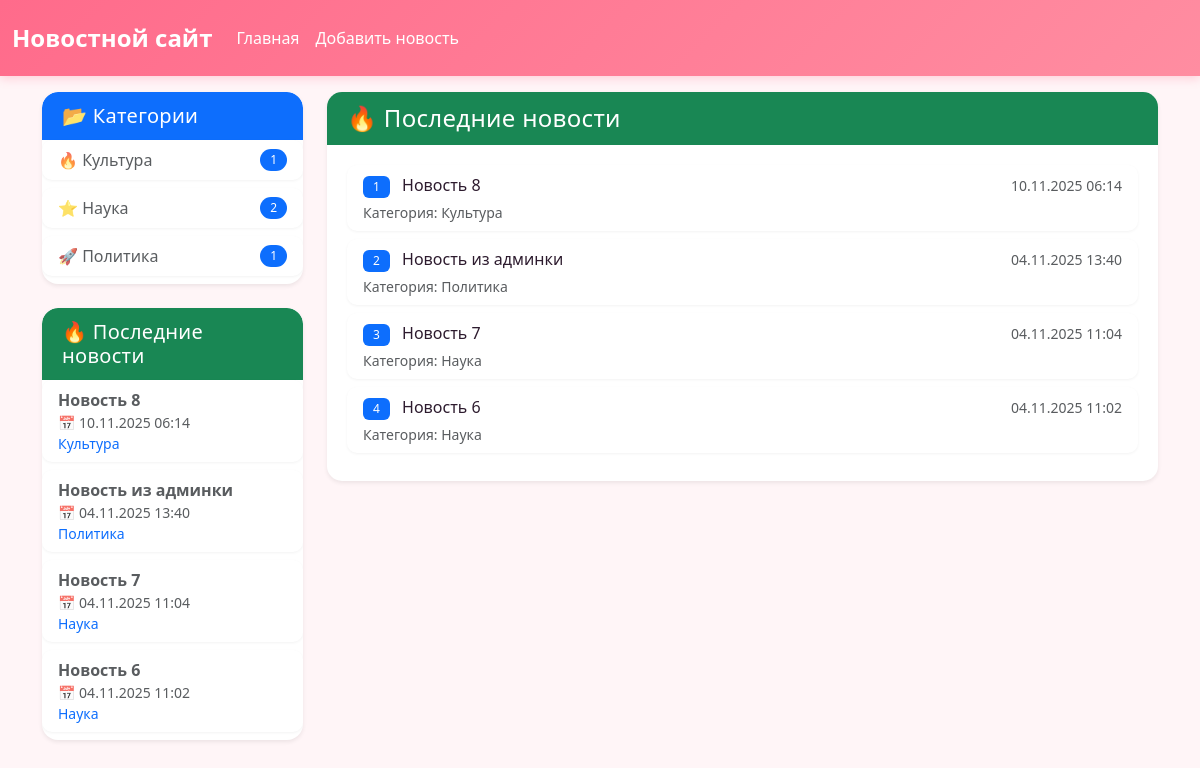
The app's page /last/, older data.
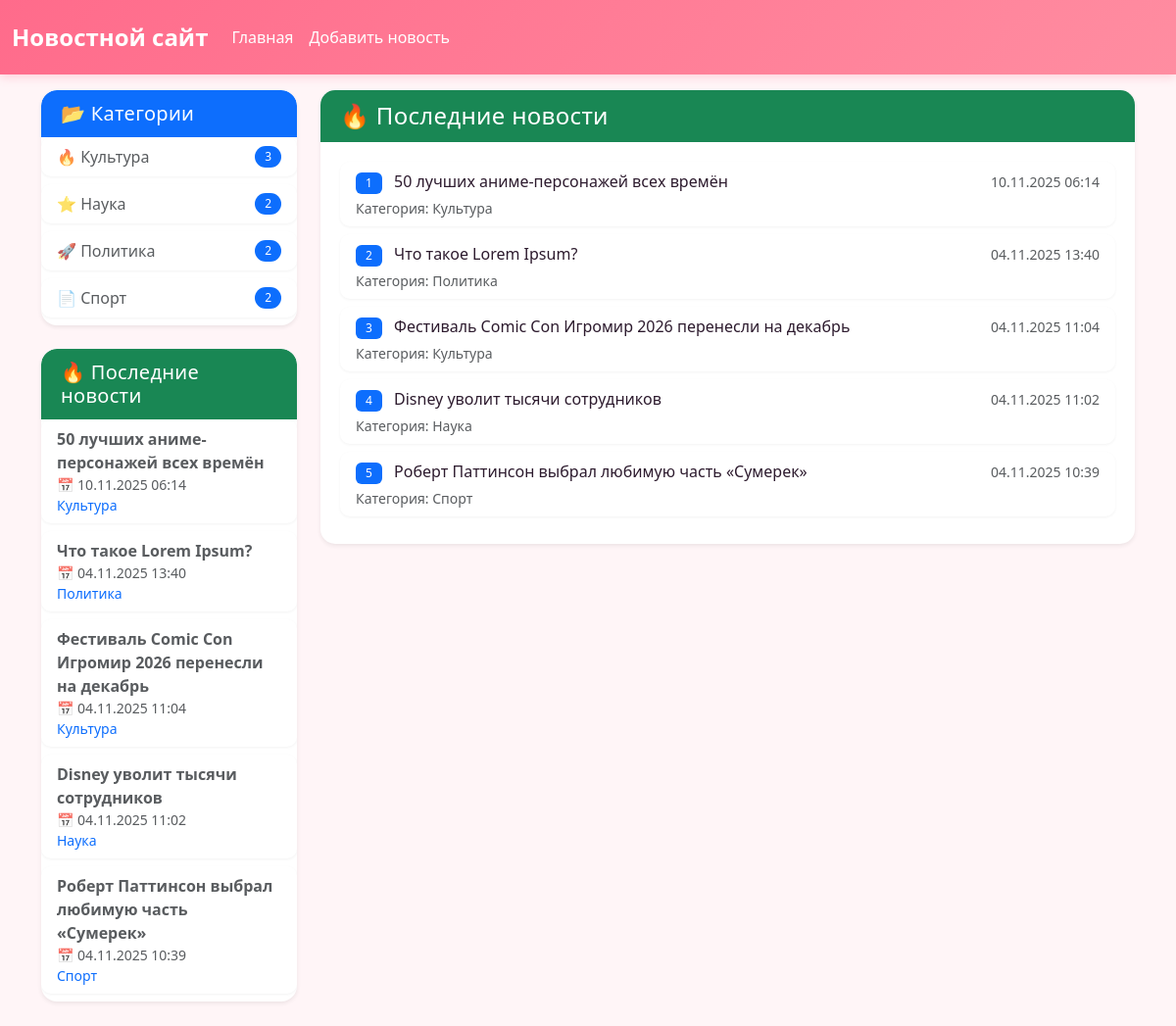
The same page, newer data.
### news/models.py (models this page shows, shortened)
class Category(models.Model):
    title = models.CharField(max_length=150, db_index=True,
                             verbose_name='Наименование категории', blank=True)
    def get_absolute_url(self):
        return reverse('category', kwargs={'category_id': self.pk})
    class Meta:
        verbose_name = 'Категория'
        verbose_name_plural = 'Категория'
        ordering = ['title', ]

class News(models.Model):
    title = models.CharField(max_length=150, verbose_name='Наименование')
    content = models.TextField(blank=True, verbose_name='Контент')
    created_at = models.DateTimeField(auto_now_add=True, verbose_name='Дата публикации')
    updated_at = models.DateTimeField(auto_now=True, verbose_name='Обновлено')
    photo = models.ImageField(upload_to='photos/%Y/%m/%d', verbose_name='Фото', blank=True)
    is_published = models.BooleanField(default=True, verbose_name='Опубликовано')
    category = models.ForeignKey(Category, on_delete=models.PROTECT, null=True, verbose_name='Категория', )
    views = models.IntegerField(default=0, verbose_name='Количество просмотров')
    def get_absolute_url(self):
        return reverse('view_news', kwargs={'pk': self.pk})
    class Meta:
        verbose_name = 'Новость'
        verbose_name_plural = 'Новости'
        ordering = ['created_at', ]

### news/views.py (the view)
# urls.py: path('last/', views.LastNews.as_view(), name='last_news'),
class LastNews(ListView):
    model = News
    template_name = 'news/last_news.html'
    context_object_name = 'last_news'
    def get_queryset(self):
        return News.objects.filter(
            is_published=True
        ).order_by('-created_at')[:5]
    def get_context_data(self, **kwargs):
        context = super().get_context_data(**kwargs)
        context['title'] = 'Последние новости'
        return context

### news/templatetags/news_tags.py (called while the page is built)
@register.simple_tag(name='get_list_categories')
def get_list_categories():
    return Category.objects.annotate(
        cnt=Count('news', filter=Q(news__is_published=True))
    ).filter(cnt__gt=0)

### news/templates/news/last_news.html (shortened to what this page needs)
{% extends 'base.html' %}
{% block content %}
<div class="card shadow-sm">
    <div class="card-header bg-success text-white">
        <h4 class="mb-0">
            🔥 {{ title }}
        </h4>
    </div>
    <div class="card-body">
        {% if last_news %}
            <div class="list-group list-group-flush">
                {% for item in last_news %}
                    <div class="list-group-item list-group-item-action">
                        <div class="d-flex justify-content-between align-items-center">
                            <div>
                                <span class="badge bg-primary me-2">{{ forloop.counter }}</span>
                                <a href="{{ item.get_absolute_url }}" class="text-decoration-none">
                                    {{ item.title }}
                                </a>
                            </div>
                            <small class="text-muted">
                                {{ item.created_at|date:"d.m.Y H:i" }}
                            </small>
                        </div>
                        <div class="mt-1 small text-muted">
                            Категория: {{ item.category.title }}
                        </div>
                    </div>
                {% endfor %}
            </div>
        {% else %}
            <p class="text-muted text-center">Новостей пока нет</p>
        {% endif %}
    </div>
</div>
{% endblock %}

### templates/inc/_sidebar.html
{% load news_tags %}
<div class="card shadow-sm border-0 rounded-4 mb-4">
    <div class="card-header bg-primary text-white rounded-top-4">
        <h5 class="mb-0">
            📂 Категории
        </h5>
    </div>
    <div class="list-group list-group-flush">
        {% get_list_categories as categories %}
        {% for item in categories %}
            <a href="{{ item.get_absolute_url }}"
               class="list-group-item list-group-item-action d-flex justify-content-between align-items-center">
                <span>
                    {% if forloop.counter == 1 %}🔥
                    {% elif forloop.counter == 2 %}⭐
                    {% elif forloop.counter == 3 %}🚀
                    {% else %}📄
                    {% endif %}
                    {{ item.title }}
                </span>
                <span class="badge bg-primary rounded-pill">{{ item.cnt|default:0 }}</span>
            </a>
        {% empty %}
            <div class="list-group-item text-muted text-center">
                Категории не добавлены
            </div>
        {% endfor %}
    </div>
</div>
{% if last_news %}
<div class="card shadow-sm border-0 rounded-4">
    <div class="card-header bg-success text-white rounded-top-4">
        <h5 class="mb-0">
            🔥 Последние новости
        </h5>
    </div>
    <div class="list-group list-group-flush">
        {% for item in last_news %}
            <a href="{{ item.get_absolute_url }}"
               class="list-group-item list-group-item-action">
                <div class="d-flex flex-column">
                    <span class="fw-bold">{{ item.title|truncatewords:8 }}</span>
                    <small class="text-muted">
                        📅 {{ item.created_at|date:"d.m.Y H:i" }}
                    </small>
                    <small class="text-primary">
                        {{ item.category.title }}
                    </small>
                </div>
            </a>
        {% endfor %}
    </div>
</div>
{% endif %}

Row changes from the older to the newer data that the page shows:
computed for Category "Культура": cnt "1" → "3"
computed for Category "Политика": cnt "1" → "2"
now on this page (row unchanged): Category: title "Спорт", cnt "2"
changed News: title "Новость 8" → "50 лучших аниме-персонажей всех времён"
changed News "Политика": title "Новость из админки" → "Что такое Lorem Ipsum?"
changed News: title "Новость 7" → "Фестиваль Comic Con Игромир 2026 перенесли на декабрь"; category "Наука" → "Культура"
changed News "Наука": title "Новость 6" → "Disney уволит тысячи сотрудников"
now on this page (row edited): News: title "Роберт Паттинсон выбрал любимую часть «Сумерек»", created_at "04.11.2025 10:39", category "Спорт"
